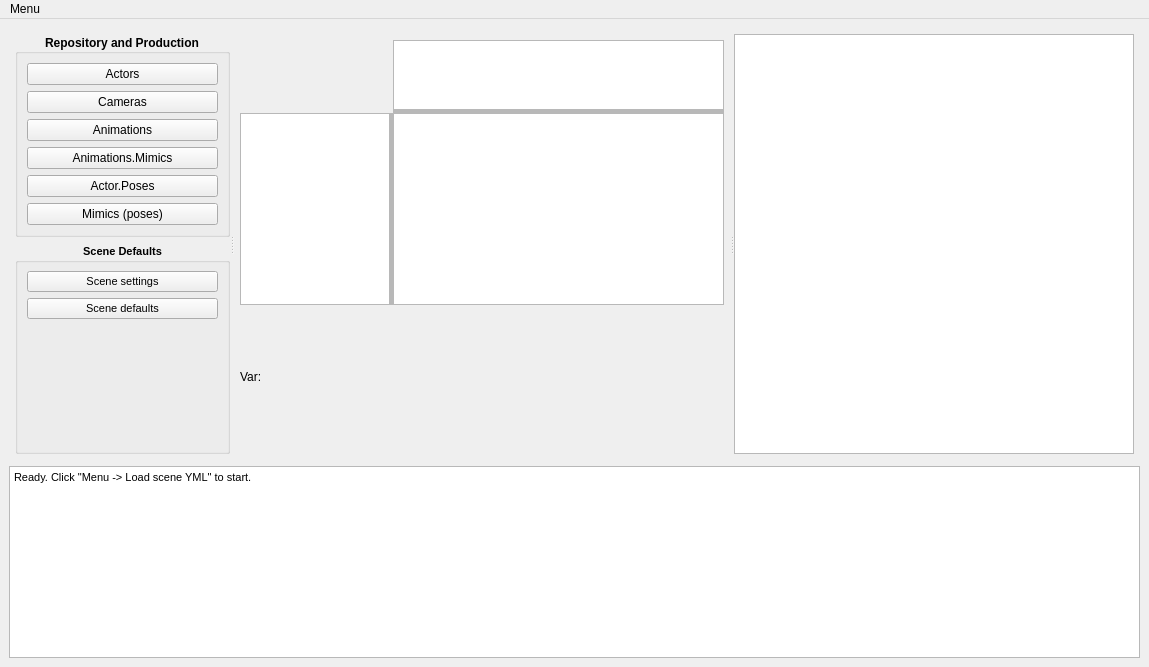
<?xml version="1.0" encoding="UTF-8"?>
<ui version="4.0">
 <class>MainWindow</class>
 <widget class="QMainWindow" name="MainWindow">
  <property name="enabled">
   <bool>true</bool>
  </property>
  <property name="geometry">
   <rect>
    <x>0</x>
    <y>0</y>
    <width>1149</width>
    <height>667</height>
   </rect>
  </property>
  <property name="sizePolicy">
   <sizepolicy hsizetype="Preferred" vsizetype="Preferred">
    <horstretch>0</horstretch>
    <verstretch>0</verstretch>
   </sizepolicy>
  </property>
  <property name="windowTitle">
   <string>W3 YML Scene Editor</string>
  </property>
  <property name="autoFillBackground">
   <bool>false</bool>
  </property>
  <widget class="QWidget" name="centralwidget">
   <property name="sizePolicy">
    <sizepolicy hsizetype="Preferred" vsizetype="Preferred">
     <horstretch>0</horstretch>
     <verstretch>0</verstretch>
    </sizepolicy>
   </property>
   <layout class="QVBoxLayout" name="verticalLayout">
    <item>
     <widget class="QWidget" name="widget" native="true">
      <property name="sizePolicy">
       <sizepolicy hsizetype="Preferred" vsizetype="MinimumExpanding">
        <horstretch>0</horstretch>
        <verstretch>0</verstretch>
       </sizepolicy>
      </property>
      <layout class="QHBoxLayout" name="horizontalLayout">
       <property name="spacing">
        <number>6</number>
       </property>
       <property name="leftMargin">
        <number>6</number>
       </property>
       <property name="topMargin">
        <number>6</number>
       </property>
       <property name="rightMargin">
        <number>6</number>
       </property>
       <property name="bottomMargin">
        <number>6</number>
       </property>
       <item>
        <widget class="QSplitter" name="splitter">
         <property name="orientation">
          <enum>Qt::Horizontal</enum>
         </property>
         <widget class="QWidget" name="widget_3" native="true">
          <layout class="QVBoxLayout" name="verticalLayout_3">
           <item>
            <widget class="QGroupBox" name="groupBox">
             <property name="sizePolicy">
              <sizepolicy hsizetype="Preferred" vsizetype="Preferred">
               <horstretch>0</horstretch>
               <verstretch>0</verstretch>
              </sizepolicy>
             </property>
             <property name="font">
              <font>
               <bold>true</bold>
              </font>
             </property>
             <property name="title">
              <string>Repository and Production</string>
             </property>
             <property name="alignment">
              <set>Qt::AlignCenter</set>
             </property>
             <layout class="QVBoxLayout" name="verticalLayout_4">
              <item>
               <widget class="QPushButton" name="repoActorsButton">
                <property name="font">
                 <font>
                  <bold>false</bold>
                 </font>
                </property>
                <property name="text">
                 <string>Actors</string>
                </property>
               </widget>
              </item>
              <item>
               <widget class="QPushButton" name="repoCamerasButton">
                <property name="font">
                 <font>
                  <bold>false</bold>
                 </font>
                </property>
                <property name="text">
                 <string>Cameras</string>
                </property>
               </widget>
              </item>
              <item>
               <widget class="QPushButton" name="repoAnimationsButton">
                <property name="font">
                 <font>
                  <bold>false</bold>
                 </font>
                </property>
                <property name="text">
                 <string>Animations</string>
                </property>
               </widget>
              </item>
              <item>
               <widget class="QPushButton" name="repoAnimationsMimicsButton">
                <property name="font">
                 <font>
                  <bold>false</bold>
                 </font>
                </property>
                <property name="text">
                 <string>Animations.Mimics</string>
                </property>
               </widget>
              </item>
              <item>
               <widget class="QPushButton" name="repoPosesButton">
                <property name="font">
                 <font>
                  <bold>false</bold>
                 </font>
                </property>
                <property name="text">
                 <string>Actor.Poses</string>
                </property>
               </widget>
              </item>
              <item>
               <widget class="QPushButton" name="repoMimicPosesButton">
                <property name="font">
                 <font>
                  <bold>false</bold>
                 </font>
                </property>
                <property name="text">
                 <string>Mimics (poses)</string>
                </property>
               </widget>
              </item>
             </layout>
            </widget>
           </item>
           <item>
            <widget class="QGroupBox" name="groupBox2">
             <property name="sizePolicy">
              <sizepolicy hsizetype="Preferred" vsizetype="Preferred">
               <horstretch>0</horstretch>
               <verstretch>0</verstretch>
              </sizepolicy>
             </property>
             <property name="font">
              <font>
               <pointsize>8</pointsize>
               <bold>true</bold>
              </font>
             </property>
             <property name="title">
              <string>Scene Defaults</string>
             </property>
             <property name="alignment">
              <set>Qt::AlignCenter</set>
             </property>
             <layout class="QVBoxLayout" name="verticalLayout_5">
              <item>
               <widget class="QPushButton" name="proSettingsButton">
                <property name="font">
                 <font>
                  <pointsize>8</pointsize>
                  <bold>false</bold>
                 </font>
                </property>
                <property name="text">
                 <string>Scene settings</string>
                </property>
               </widget>
              </item>
              <item>
               <widget class="QPushButton" name="proDefaultsButton">
                <property name="font">
                 <font>
                  <pointsize>8</pointsize>
                  <bold>false</bold>
                 </font>
                </property>
                <property name="text">
                 <string>Scene defaults</string>
                </property>
               </widget>
              </item>
              <item>
               <spacer name="verticalSpacer">
                <property name="orientation">
                 <enum>Qt::Vertical</enum>
                </property>
                <property name="sizeHint" stdset="0">
                 <size>
                  <width>20</width>
                  <height>40</height>
                 </size>
                </property>
               </spacer>
              </item>
             </layout>
            </widget>
           </item>
          </layout>
         </widget>
         <widget class="QWidget" name="shotWidget" native="true">
          <layout class="QGridLayout" name="gridLayout">
           <property name="leftMargin">
            <number>6</number>
           </property>
           <property name="topMargin">
            <number>6</number>
           </property>
           <property name="rightMargin">
            <number>6</number>
           </property>
           <property name="bottomMargin">
            <number>6</number>
           </property>
           <property name="spacing">
            <number>0</number>
           </property>
           <item row="0" column="2">
            <widget class="QGraphicsView" name="gViewDgEditor">
             <property name="sizePolicy">
              <sizepolicy hsizetype="Expanding" vsizetype="Fixed">
               <horstretch>0</horstretch>
               <verstretch>0</verstretch>
              </sizepolicy>
             </property>
             <property name="minimumSize">
              <size>
               <width>0</width>
               <height>70</height>
              </size>
             </property>
             <property name="maximumSize">
              <size>
               <width>16777215</width>
               <height>70</height>
              </size>
             </property>
             <property name="verticalScrollBarPolicy">
              <enum>Qt::ScrollBarAlwaysOff</enum>
             </property>
             <property name="horizontalScrollBarPolicy">
              <enum>Qt::ScrollBarAlwaysOff</enum>
             </property>
             <property name="sizeAdjustPolicy">
              <enum>QAbstractScrollArea::AdjustIgnored</enum>
             </property>
             <property name="interactive">
              <bool>false</bool>
             </property>
             <property name="transformationAnchor">
              <enum>QGraphicsView::NoAnchor</enum>
             </property>
            </widget>
           </item>
           <item row="1" column="2">
            <widget class="Line" name="line_2">
             <property name="frameShadow">
              <enum>QFrame::Raised</enum>
             </property>
             <property name="lineWidth">
              <number>0</number>
             </property>
             <property name="midLineWidth">
              <number>3</number>
             </property>
             <property name="orientation">
              <enum>Qt::Horizontal</enum>
             </property>
            </widget>
           </item>
           <item row="2" column="2">
            <widget class="ShotViewer" name="gViewShotEditor">
             <property name="transformationAnchor">
              <enum>QGraphicsView::NoAnchor</enum>
             </property>
            </widget>
           </item>
           <item row="2" column="0">
            <widget class="QGraphicsView" name="gViewLabel">
             <property name="sizePolicy">
              <sizepolicy hsizetype="Fixed" vsizetype="Expanding">
               <horstretch>0</horstretch>
               <verstretch>0</verstretch>
              </sizepolicy>
             </property>
             <property name="minimumSize">
              <size>
               <width>150</width>
               <height>0</height>
              </size>
             </property>
             <property name="maximumSize">
              <size>
               <width>150</width>
               <height>16777215</height>
              </size>
             </property>
             <property name="verticalScrollBarPolicy">
              <enum>Qt::ScrollBarAlwaysOff</enum>
             </property>
             <property name="horizontalScrollBarPolicy">
              <enum>Qt::ScrollBarAlwaysOff</enum>
             </property>
             <property name="sizeAdjustPolicy">
              <enum>QAbstractScrollArea::AdjustIgnored</enum>
             </property>
             <property name="interactive">
              <bool>false</bool>
             </property>
             <property name="transformationAnchor">
              <enum>QGraphicsView::NoAnchor</enum>
             </property>
            </widget>
           </item>
           <item row="2" column="1">
            <widget class="Line" name="line">
             <property name="frameShadow">
              <enum>QFrame::Raised</enum>
             </property>
             <property name="lineWidth">
              <number>0</number>
             </property>
             <property name="midLineWidth">
              <number>3</number>
             </property>
             <property name="orientation">
              <enum>Qt::Vertical</enum>
             </property>
            </widget>
           </item>
           <item row="3" column="2">
            <widget class="QStackedWidget" name="stackedVar">
             <property name="currentIndex">
              <number>3</number>
             </property>
             <widget class="QWidget" name="pagePlacement"/>
             <widget class="QWidget" name="pageCamera"/>
             <widget class="QWidget" name="pagePose"/>
             <widget class="QWidget" name="pageAnim"/>
            </widget>
           </item>
           <item row="3" column="0">
            <widget class="QLabel" name="labelShotVar">
             <property name="text">
              <string>Var:</string>
             </property>
            </widget>
           </item>
          </layout>
         </widget>
         <widget class="SectionsGraphicsView" name="gView">
          <property name="sizePolicy">
           <sizepolicy hsizetype="Preferred" vsizetype="MinimumExpanding">
            <horstretch>0</horstretch>
            <verstretch>0</verstretch>
           </sizepolicy>
          </property>
          <property name="minimumSize">
           <size>
            <width>400</width>
            <height>0</height>
           </size>
          </property>
         </widget>
        </widget>
       </item>
      </layout>
     </widget>
    </item>
    <item>
     <widget class="QTextEdit" name="infoField">
      <property name="sizePolicy">
       <sizepolicy hsizetype="Expanding" vsizetype="Maximum">
        <horstretch>0</horstretch>
        <verstretch>0</verstretch>
       </sizepolicy>
      </property>
      <property name="undoRedoEnabled">
       <bool>false</bool>
      </property>
      <property name="readOnly">
       <bool>true</bool>
      </property>
      <property name="html">
       <string>&lt;!DOCTYPE HTML PUBLIC &quot;-//W3C//DTD HTML 4.0//EN&quot; &quot;http://www.w3.org/TR/REC-html40/strict.dtd&quot;&gt;
&lt;html&gt;&lt;head&gt;&lt;meta name=&quot;qrichtext&quot; content=&quot;1&quot; /&gt;&lt;meta charset=&quot;utf-8&quot; /&gt;&lt;style type=&quot;text/css&quot;&gt;
p, li { white-space: pre-wrap; }
&lt;/style&gt;&lt;/head&gt;&lt;body style=&quot; font-family:'Segoe UI'; font-size:9pt; font-weight:400; font-style:normal;&quot;&gt;
&lt;p style=&quot; margin-top:0px; margin-bottom:0px; margin-left:0px; margin-right:0px; -qt-block-indent:0; text-indent:0px;&quot;&gt;&lt;span style=&quot; font-family:'MS Shell Dlg 2'; font-size:8.0597pt;&quot;&gt;Ready. Click &amp;quot;Menu -&amp;gt; Load scene YML&amp;quot; to start.&lt;/span&gt;&lt;/p&gt;&lt;/body&gt;&lt;/html&gt;</string>
      </property>
     </widget>
    </item>
   </layout>
  </widget>
  <widget class="QMenuBar" name="menubar">
   <property name="enabled">
    <bool>true</bool>
   </property>
   <property name="geometry">
    <rect>
     <x>0</x>
     <y>0</y>
     <width>1149</width>
     <height>26</height>
    </rect>
   </property>
   <widget class="QMenu" name="menuMenu">
    <property name="title">
     <string>Menu</string>
    </property>
    <addaction name="actionLoad"/>
    <addaction name="actionSave"/>
    <addaction name="separator"/>
    <addaction name="actionSetRepoPath"/>
    <addaction name="actionShowhideLog"/>
    <addaction name="separator"/>
    <addaction name="actionQuit"/>
   </widget>
   <addaction name="menuMenu"/>
  </widget>
  <action name="actionLoad_A">
   <property name="text">
    <string>Load A</string>
   </property>
  </action>
  <action name="actionLoad_B">
   <property name="text">
    <string>Load B</string>
   </property>
  </action>
  <action name="actionLoad">
   <property name="text">
    <string>Load scene YML</string>
   </property>
  </action>
  <action name="actionSave">
   <property name="text">
    <string>Save scene YML</string>
   </property>
  </action>
  <action name="actionQuit">
   <property name="text">
    <string>Quit</string>
   </property>
  </action>
  <action name="actionShowhideLog">
   <property name="checkable">
    <bool>true</bool>
   </property>
   <property name="checked">
    <bool>true</bool>
   </property>
   <property name="text">
    <string>Show log window</string>
   </property>
  </action>
  <action name="actionSetRepoPath">
   <property name="text">
    <string>Set path to radish repo.scenes</string>
   </property>
  </action>
 </widget>
 <customwidgets>
  <customwidget>
   <class>SectionsGraphicsView</class>
   <extends>QGraphicsView</extends>
   <header>SectionsGraphicsView.h</header>
  </customwidget>
  <customwidget>
   <class>ShotViewer</class>
   <extends>QGraphicsView</extends>
   <header>ShotViewer.h</header>
  </customwidget>
 </customwidgets>
 <resources/>
 <connections/>
</ui>
